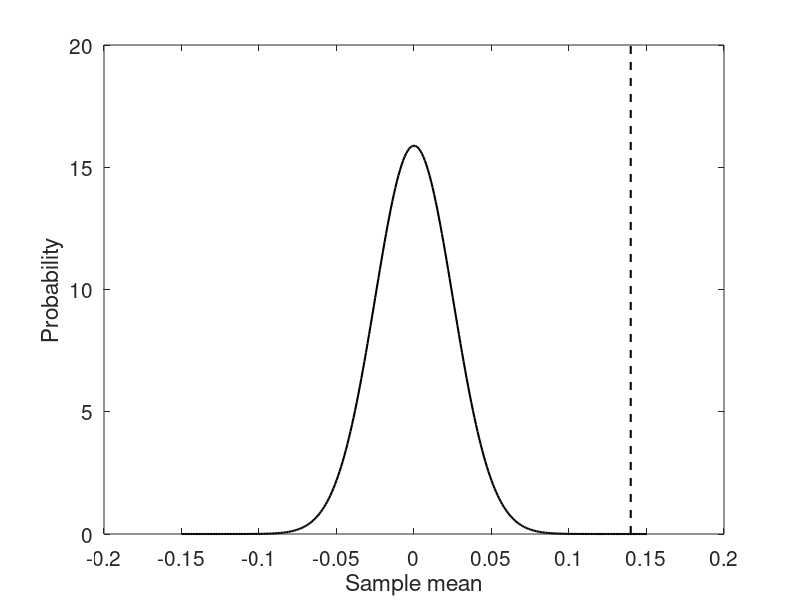
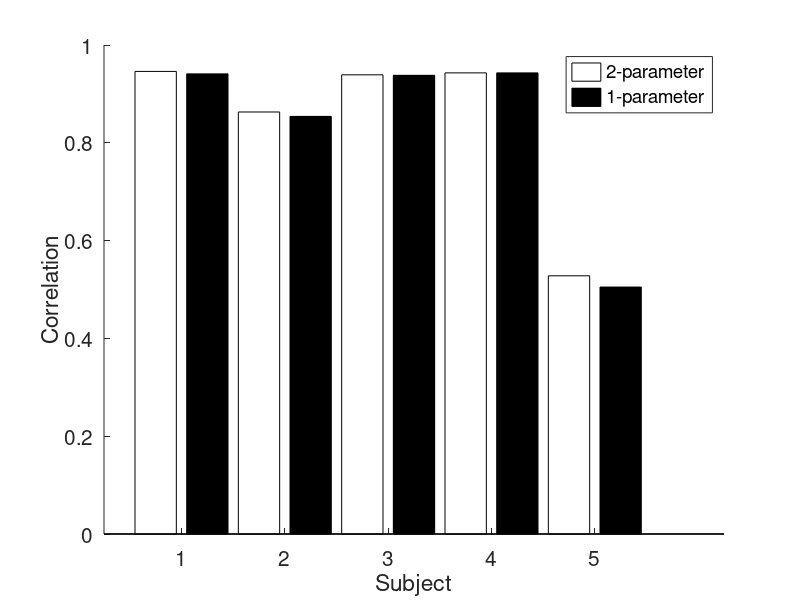
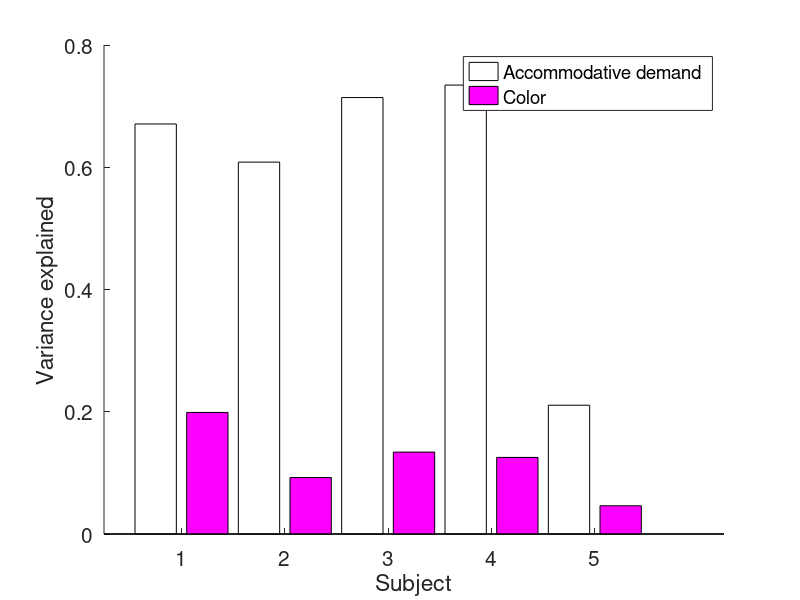
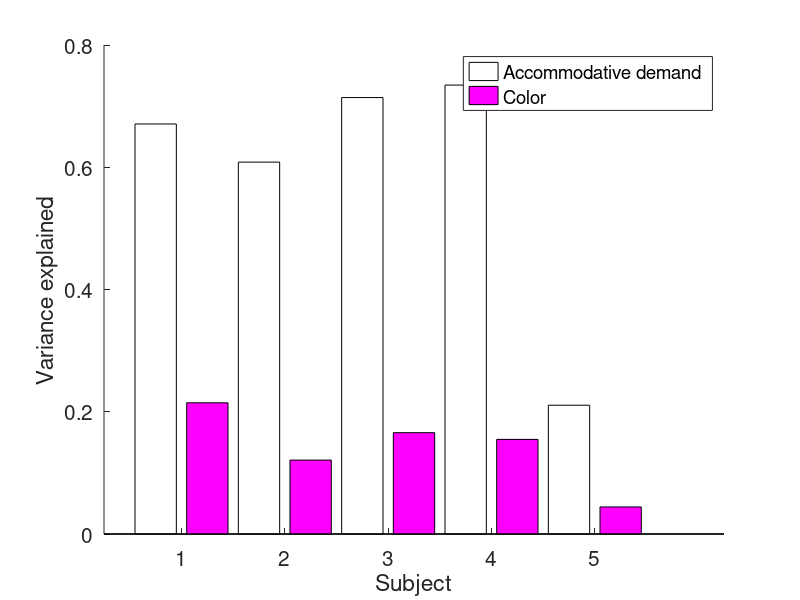

These figures' MATLAB source, in order:
%% ACTUAL POWER ANALYSIS

addVarExplClr = [0.2147 0.1209 0.1658 0.1548 0.0443];

%% JUST CHECKING EXPRESSION FOR STD ERROR OF THE MEAN

for i = 1:10000
    smpAddVar = randsample(addVarExplClr,5,true);
    muSmpAddVar(i) = mean(smpAddVar);
end

xSupport = -0.15:0.001:0.15;
pMu = normpdf(xSupport,0,std(muSmpAddVar));

figure;
plot(xSupport,pMu,'k','LineWidth',1.5); hold on;
plot(mean(muSmpAddVar).*[1 1],ylim,'k--','LineWidth',1.5);
set(gca,'FontSize',15);
xlabel('Sample mean'); ylabel('Probability');

%% COMPARE TWO-PARAMETER VS ONE-PARAMETER COLOR MODELS

twoParamR2 = [0.946 0.863 0.939 0.943 0.528];

oneParamR2 = [0.941 0.854 0.938 0.943 0.505];

figure;
hold on;
bar([1 3 5 7 9],twoParamR2,0.4,'FaceColor','w');
bar([2 4 6 8 10],oneParamR2,0.4,'FaceColor','k');
set(gca,'FontSize',15);
xlabel('Subject'); ylabel('Correlation');
set(gca,'XTick',[1.5 3.5 5.5 7.5 9.5]);
set(gca,'XTickLabel',{'1' '2' '3' '4' '5'});
legend({'2-parameter' '1-parameter'});

%%

varColor = [0.1989 0.0924 0.1340 0.1253 0.0462];

varAccStim = [0.6708 0.6084 0.7140 0.7344 0.2107];

figure;
hold on;
bar([1 3 5 7 9],varAccStim,0.4,'FaceColor','w');
bar([2 4 6 8 10],varColor,0.4,'FaceColor','m');
set(gca,'FontSize',15);
xlabel('Subject'); ylabel('Variance explained');
set(gca,'XTick',[1.5 3.5 5.5 7.5 9.5]);
set(gca,'XTickLabel',{'1' '2' '3' '4' '5'});
legend({'Accommodative demand' 'Color'});

%%

varColor = [0.1989 0.0924 0.1340 0.1253 0.0462];

varAccStim = [0.6708 0.6084 0.7140 0.7344 0.2107];

figure;
hold on;
bar([1 3 5 7 9],varAccStim,0.4,'FaceColor','w');
bar([2 4 6 8 10],addVarExplClr,0.4,'FaceColor','m');
set(gca,'FontSize',15);
xlabel('Subject'); ylabel('Variance explained');
set(gca,'XTick',[1.5 3.5 5.5 7.5 9.5]);
set(gca,'XTickLabel',{'1' '2' '3' '4' '5'});
legend({'Accommodative demand' 'Color'});

%% COMPARE WEIGHTING MODEL AND SWITCHING MODEL

weightingModelRho = [0.946 0.863 0.939 0.943 0.528 0.971 0.853];
switchingModelRho = [];
